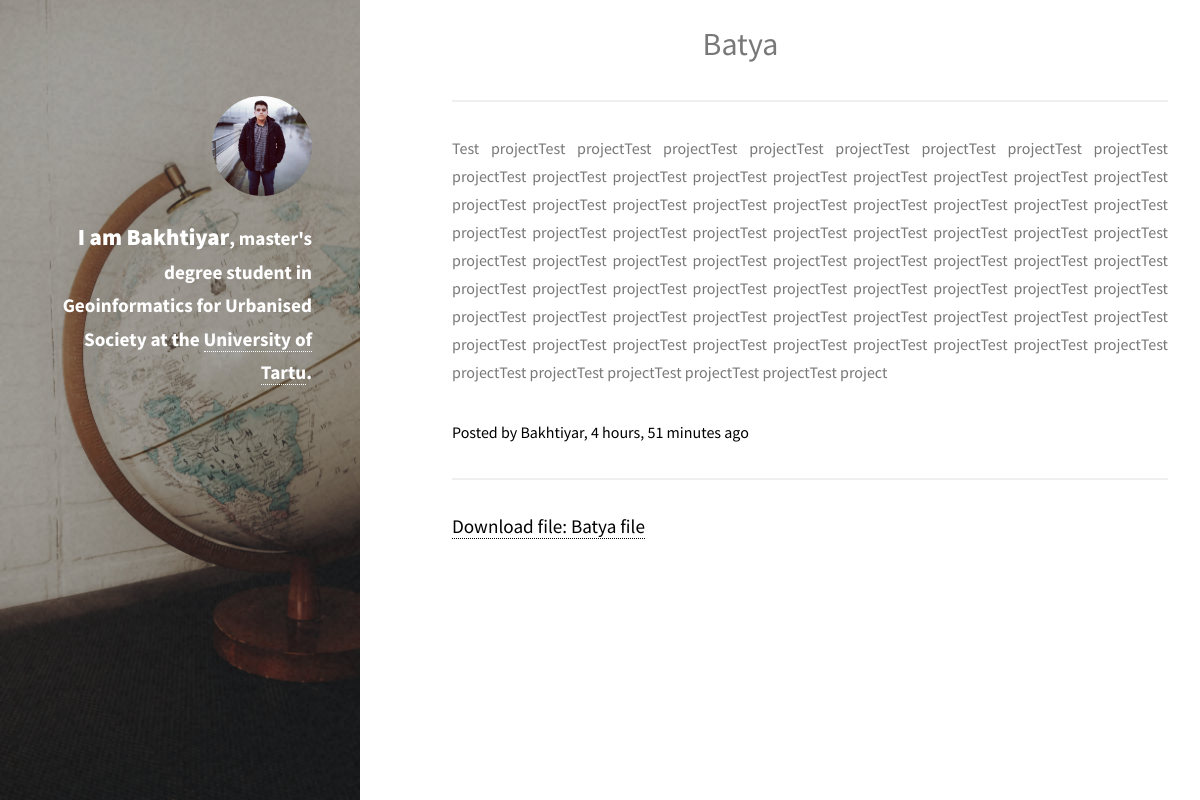
Page /details/batya on the committed database.
### app/models.py (models this page shows, shortened)
class Project(models.Model):
    name = models.CharField(max_length=50, verbose_name="Title")
    description = models.TextField(verbose_name="Description")
    content = RichTextField(verbose_name="Content", default="", extra_plugins=['uploadimage'])
    author = models.CharField(max_length=30, verbose_name="Author")
    type = models.CharField(max_length=20, choices=PROJECTS_TYPES, verbose_name="Type")
    created_at = models.DateTimeField(auto_now_add=True, verbose_name="Created at")
    slug = AutoSlugField(populate_from='name', unique=True, unique_with='id')
    project_image = models.ImageField(blank=True, null=True)

class File(models.Model):
    project = models.OneToOneField(Project, on_delete=models.CASCADE)
    file_name = models.CharField(max_length=50, verbose_name="File name")
    file = models.FileField(verbose_name="File", upload_to='uploads/')

### app/views.py (the view)
# urls.py: path('details/<slug:slug>', details, name='detail'),
def details(request, slug):  # find each post by slug field and render in new template
    each_post = get_object_or_404(Project, slug=slug)
    file = each_post.file
    context = {
        "one_post_detail": each_post,
        "file": file,
    }
    return render(request, "details.html", context=context)

### templates/details.html (shortened to what this page needs)
{% load static %}
<!DOCTYPE HTML>
<html>
<head>
    <link rel="stylesheet" href="{% static 'assets/css/lightbox.css' %}"/>
    <link rel="stylesheet" href="{% static 'assets/css/main.css' %}"/>
</head>
<body class="is-preload">
<header style="background-image: url({% static 'assets/css/images/overlay.png' %}),url({% static 'images/bg4.jpg' %}); background-size: cover;"
        id="header">
    <div class="inner">
        <a href="{% url 'index' %}" class="image avatar"><img src="{% static 'images/profile.jpg' %}"
                                                              alt="Profile picture"/></a>
        <h1 style="color: white;font-weight: bolder;font-size: larger"><strong
                style="color: white;font-size: larger;font-weight: bolder;">I am Bakhtiyar</strong>, master's
            degree<br/>
            student in Geoinformatics for Urbanised Society<br/>
            at the <a target="_blank" href="https://www.ut.ee/en">University of Tartu</a>.</h1>
    </div>
</header>
<section class="main-content" id="two">
    <div class="container">
        <div class="row">
            <div style="float: right" class="col-md-6 col-xl-6 col-sm-12">
                <section id="one">
                    <header class="major">
                        <h2>{{ one_post_detail.name }}</h2>
                        <hr>
                    </header>
                    <p class="content">{{ one_post_detail.content|safe }} </p>
                    <p class="watermark">Posted
                        by {{ one_post_detail.author|title }}, {{ one_post_detail.created_at|timesince }} ago</p>
                    <hr>
                    <a class="download" href="{% url 'download' slug=one_post_detail.slug  %}">Download file: {{ file.file_name }}</a>
                    <br>
                    <br>
                </section>
            </div>
        </div>
    </div>
</section>
</body>
</html>

### templates/details.html (style rules this page uses)
.major h2 { margin-top: 20px; }
.major h2, .main-content { margin-left: 35%; text-align: justify; }
.watermark { color: black; }
.download { color: black; font-size: larger; }

### rows in the picture
Project: name "Batya", content "Test projectTest projectTest projectTest projectTest projectTest projectTest projectTest projectTest projectTest projectTest projectTest projectTest projectTest projectTest projectTest projectTest projectTest projectTest projectTest projectTest projectTest projectTest projectTest projectTest projectTest projectTest projectTest projectTest projectTest projectTest projectTest projectTest projectTest projectTest projectTest projectTest projectTest projectTest projectTest projectTest projectTest projectTest projectTest projectTest projectTest projectTest projectTest projectTest projectTest projectTest projectTest projectTest projectTest projectTest projectTest projectTest projectTest…", author "Bakhtiyar", created_at "4 hours, 51 minutes"
File: file_name "Batya file"
